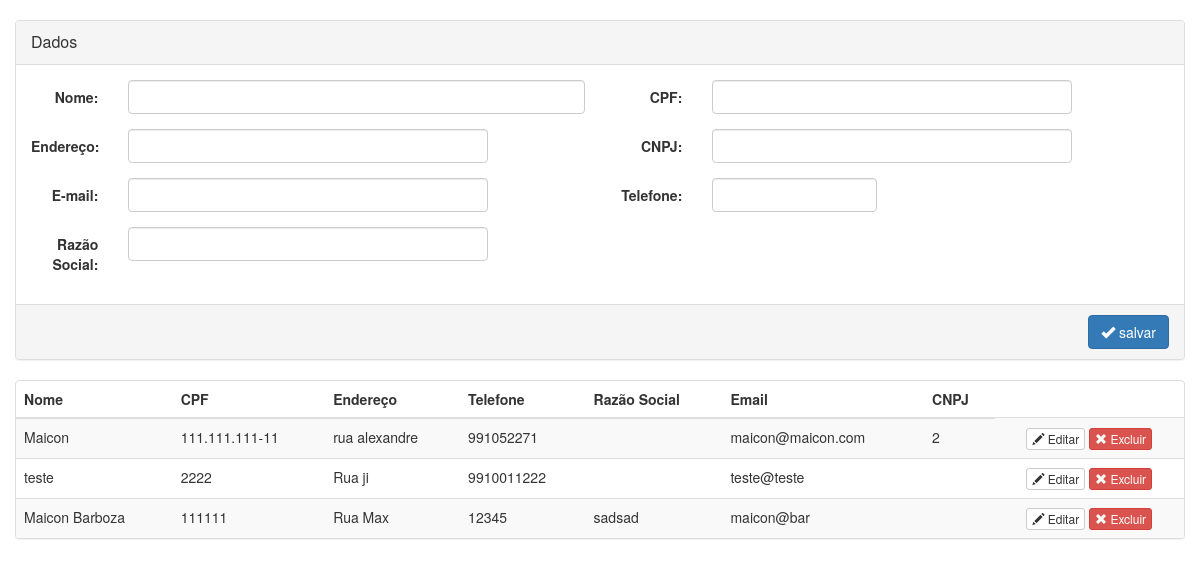
The app's page /, older data.
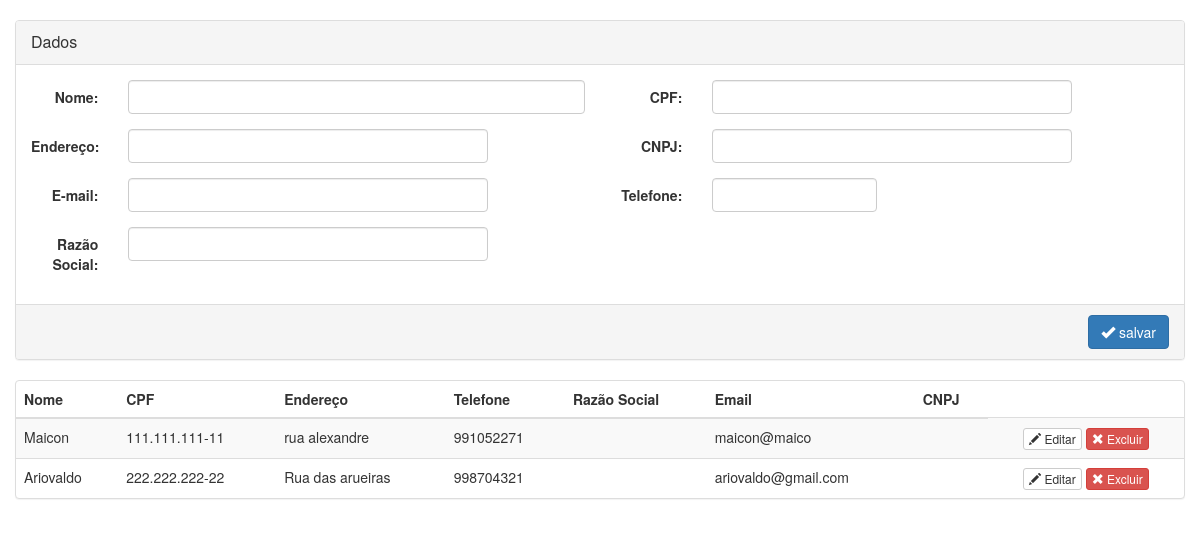
The same page, newer data.
### tables this page shows
CREATE TABLE `usuarios` (
  `id` bigint(20) UNSIGNED NOT NULL,
  `nome` varchar(100) NOT NULL,
  `senha` varchar(10) NOT NULL,
  `telefone` varchar(12) NOT NULL,
  `email` varchar(100) NOT NULL,
  `endereco` varchar(100) NOT NULL,
  `cpf` varchar(14) NOT NULL,
  `cnpj` varchar(16) NOT NULL,
  `razao_social` varchar(100) NOT NULL
);

### index.php (the view, shortened to what this page needs)
<?php
try {
    $conexao = new PDO("mysql:host=localhost;dbname=lar_sao_vicente", "root", "");
    $conexao->setAttribute(PDO::ATTR_ERRMODE, PDO::ERRMODE_EXCEPTION);
    $conexao->exec("set names utf8");
} catch (PDOException $erro) {
    echo "<p class=\"bg-danger\">Erro na conexão:" . $erro->getMessage() . "</p>";
}
?>
<!DOCTYPE html>
<html lang="pt-br">
    <head>
        <link href="assets/css/bootstrap.css" type="text/css" rel="stylesheet" />
    </head>
    <body>
        <div class="container">
            <header class="row">
                <br />
            </header>
            <article>
                <div class="row">
                    <form action="?act=save" method="POST" name="form1" class="form-horizontal" >
                        <div class="panel panel-default">
                            <div class="panel-heading">
                                <span class="panel-title">Dados</span>
                            </div>
                            <div class="panel-body">
                                <div class="form-group">
                                    <label for="nome" class="col-sm-1 control-label">Nome:</label>
                                    <div class="col-md-5">
                                        <input type="text" name="nome" value="<?php
                                        echo (isset($nome) && ($nome != null || $nome != "")) ? $nome : '';
                                        ?>" class="form-control"/>
                                    </div>
                                    <label for="cpf" class="col-sm-1 control-label">CPF:</label>
                                    <div class="col-md-4">
                                        <input type="text" name="cpf" value="<?php
                                        echo (isset($cpf) && ($cpf != null || $cpf != "")) ? $cpf : '';
                                        ?>" class="form-control" />
                                    </div>
                                </div>
                                <div class="form-group">
                                    <label for="endereco" class="col-sm-1 control-label">Endereço:</label>
                                    <div class="col-md-4">
                                        <input type="text" name="endereco" value="<?php
                                        echo (isset($endereco) && ($endereco != null || $endereco != "")) ? $endereco : '';
                                        ?>" class="form-control" />
                                    </div>
                                    <label for="cnpj" class="col-sm-2 control-label">CNPJ:</label>
                                    <div class="col-md-4">
                                        <input type="text" name="cnpj" value="<?php
                                        echo (isset($cnpj) && ($cnpj != null || $cnpj != "")) ? $cnpj : '';
                                        ?>" class="form-control" />
                                    </div>
                                </div>
                                <div class="form-group">
                                    <label for="email" class="col-sm-1 control-label">E-mail:</label>
                                    <div class="col-md-4">
                                        <input type="text" name="email" value="<?php
                                        echo (isset($email) && ($email != null || $email != "")) ? $email : '';
                                        ?>" class="form-control" />
                                    </div>
                                    <label for="telefone" class="col-sm-2 control-label">Telefone:</label>
                                    <div class="col-md-2">
                                        <input type="text" name="telefone" value="<?php
                                        echo (isset($telefone) && ($telefone != null || $telefone != "")) ? $telefone : '';
                                        ?>" class="form-control" />
                                    </div>
                                </div>
                                <div class="form-group">
                                    <label for="razao_social" class="col-sm-1 control-label">Razão Social:</label>
                                    <div class="col-md-4">
                                        <input type="text" name="razao_social" value="<?php
                                        echo (isset($razao_social) && ($razao_social != null || $razao_social != "")) ? $razao_social : '';
                                        ?>" class="form-control" />
                                    </div>
                                </div>
                            </div>
                            <div class="panel-footer">
                                <div class="clearfix">
                                    <div class="pull-right">
                                        <button type="submit" class="btn btn-primary" /><span class="glyphicon glyphicon-ok"></span> salvar</button>
                                    </div>
                                </div>
                            </div>
                        </div>
                    </form>
                </div>
                <div class="row">
                    <div class="panel panel-default">
                        <table class="table table-striped">
                            <thead>
                                <tr>
                                    <th>Nome</th>
                                    <th>CPF</th>
                                    <th>Endereço</th>
                                    <th>Telefone</th>
                                    <th>Razão Social</th>
                                    <th>Email</th>
                                    <th>CNPJ</th>
                                </tr>
                            </thead>
                            <tbody>
                                <?php
                                try {
                                    $stmt = $conexao->prepare("SELECT * FROM usuarios");
                                    if ($stmt->execute()) {
                                        while ($rs = $stmt->fetch(PDO::FETCH_OBJ)) {
                                            ?><tr>
                                                <td><?php echo $rs->nome; ?></td>
                                                <td><?php echo $rs->cpf; ?></td>
                                                <td><?php echo $rs->endereco; ?></td>
                                                <td><?php echo $rs->telefone; ?></td>
                                                <td><?php echo $rs->razao_social; ?></td>
												<td><?php echo $rs->email; ?></td>
												<td><?php echo $rs->cnpj; ?></td>
                                                <td><center>
                                            <a href="?act=upd&id=<?php echo $rs->id; ?>" class="btn btn-default btn-xs"><span class="glyphicon glyphicon-pencil"></span> Editar</a>
                                            <a href="?act=del&id=<?php echo $rs->id; ?>" class="btn btn-danger btn-xs" ><span class="glyphicon glyphicon-remove"></span> Excluir</a>
                                        </center>
                                        </td>
                                        </tr>
                                        <?php
                                    }
                                } else {
                                    echo "Erro: Não foi possível recuperar os dados do banco de dados";
                                }
                            } catch (PDOException $erro) {
                                echo "Erro: " . $erro->getMessage();
                            }
                            ?>
                            </tbody>
                        </table>
                    </div>
                </div>
            </article>
        </div>
    </body>
</html>

Row changes from the older to the newer data that the page shows:
removed usuarios: nome "Maicon Barboza", cpf "111111", endereco "Rua Max", telefone "12345", razao_social "sadsad", email "maicon@bar"
changed usuarios "Maicon": email "maicon@maicon.com" → "maicon@maico"; cnpj "2" → (not shown)
changed usuarios: nome "teste" → "Ariovaldo"; cpf "2222" → "222.222.222-22"; endereco "Rua ji" → "Rua das arueiras"; telefone "9910011222" → "998704321"; email "teste@teste" → "ariovaldo@gmail.com"
